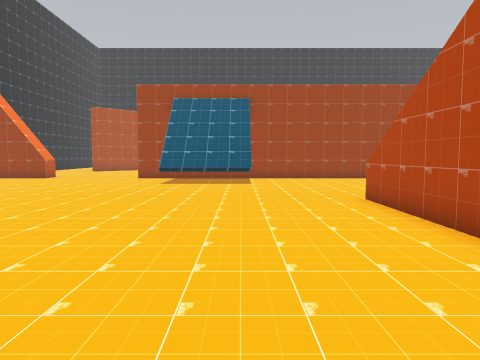
view 1 (above)

23 first-person views from a walk through a 3-D level made in the Unity game engine. The camera is 1.2 m above the floor, tilts 4° down and sees 70° across. The floor is counted in squares, 1 m on a side. Each view is taken from the middle of a square. On the plan, view 1 faces up. The plan holds only what a view shows up to about 14 squares ahead; the rest is blank. The place goes on beyond the plan.

view 2
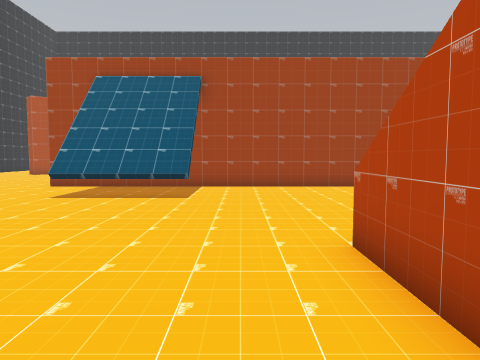

view 3
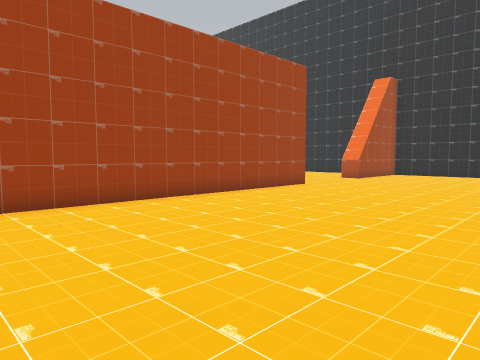

view 4
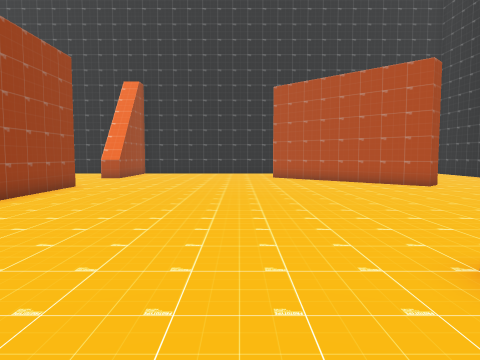

view 5
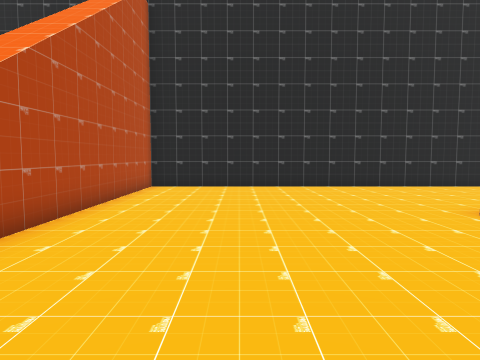

view 6
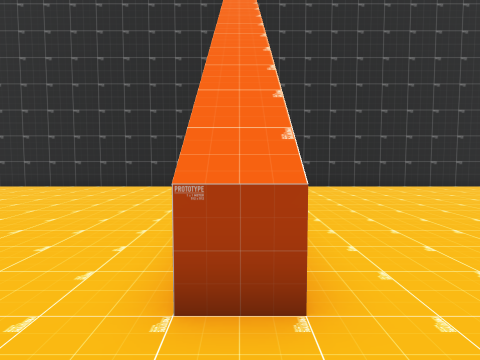

view 7
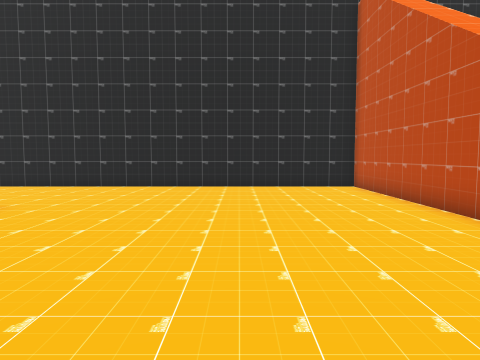

view 8
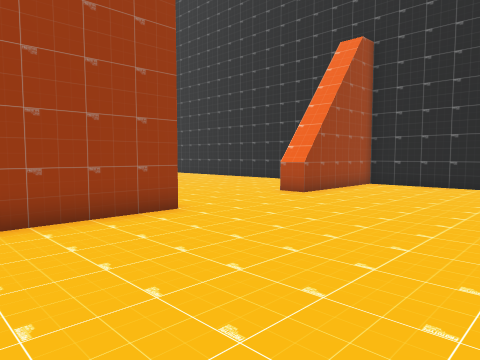

view 9
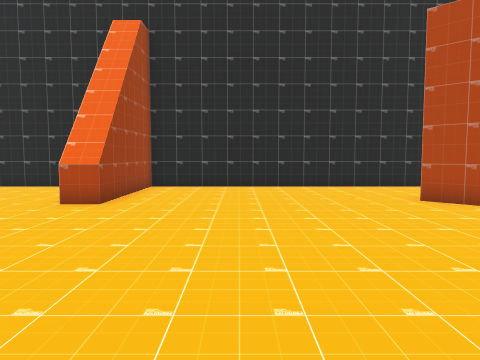

view 10
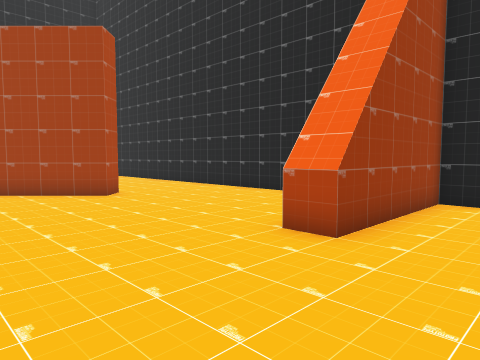

view 11
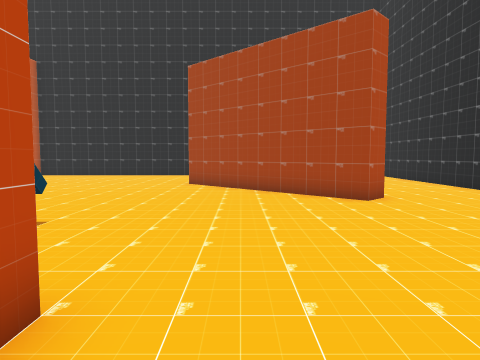

view 12
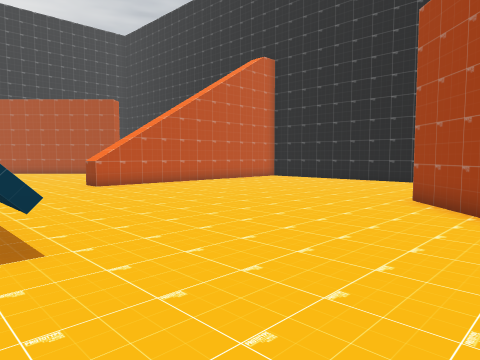

view 13
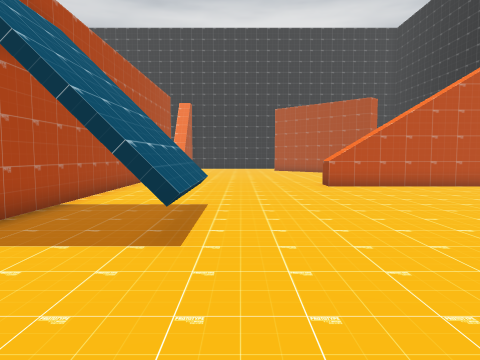

view 14
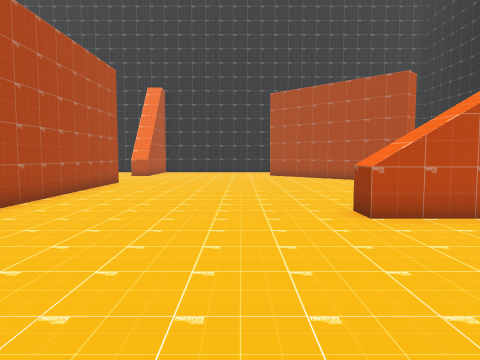

view 15
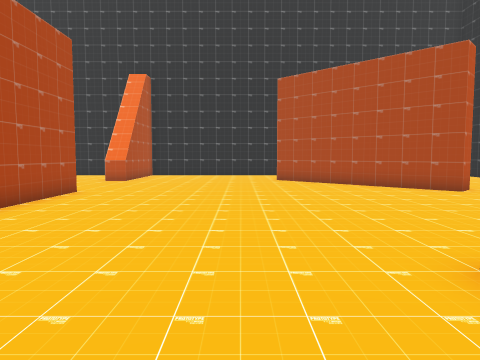

view 16
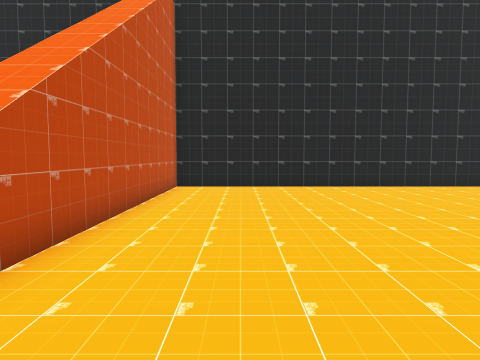

view 17
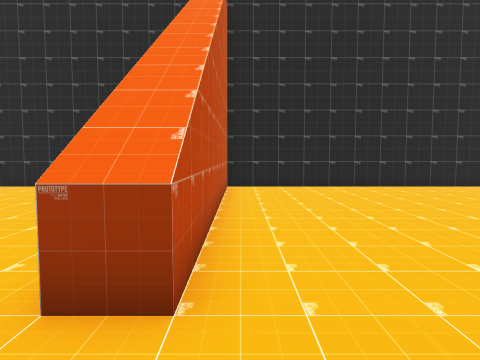

view 18
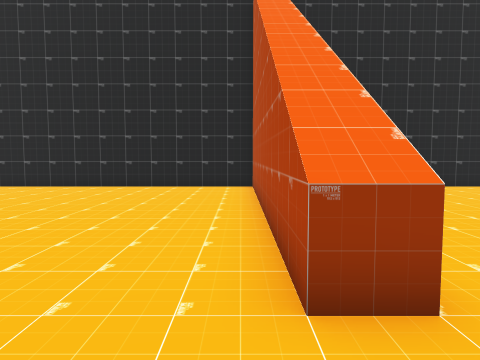

view 19
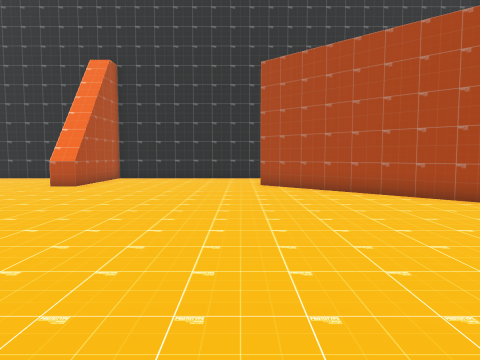

view 20
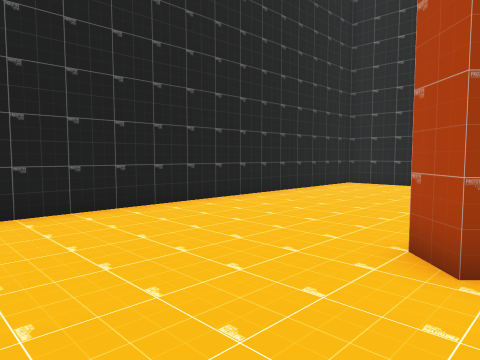

view 21
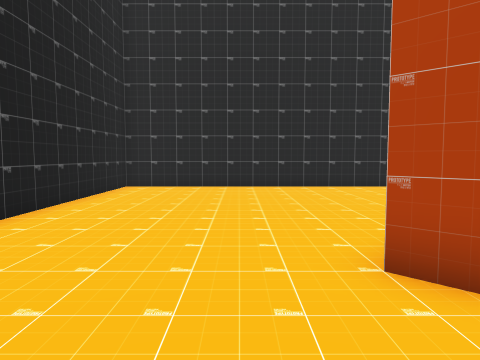

view 22
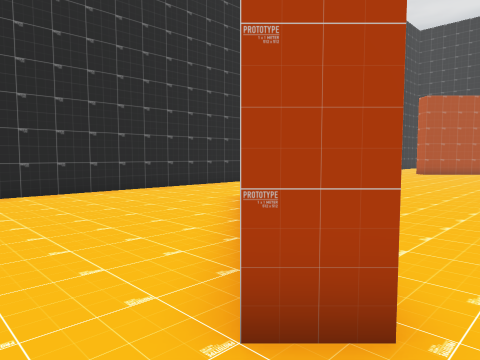

view 23
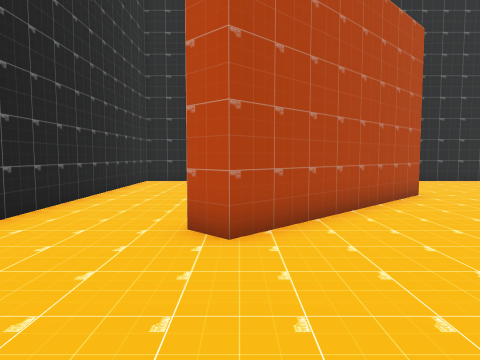

### Floor plan
Key: @ floor where view 1 was taken; # wall or solid block; . floor; ^ raised ledge.
Columns run from 11 left of view 1 to 25 right of it. Each row starts with its distance up from view 1.
 39     #################################
 38     ..........#.....................#
 37      .........#.....................#
 36      .........#.....................#
 35       ........#.....................#
 34        .......#.....................#
 33      #........#.....................#
 32     ##........#..........##.........#
 31    ##.........#...........##........#
 30   ##..........#............##.......#
 29  ##...........#.............##......#
 28 ##............^..............##.....#
 27 #.............................##....#
 26 ....................................#
 25 ....................................#
 24 ....................................#
 23 ....................^^^^............#
 22 ....................   #............#
 21 ...................................
 20 .................................
 19 #.....####################.....######
 18 ....................................#
 17 ..   ...............................#
 16      ...   #........................#
 15       ..^^^^........................#
 14   ..................................#
 13   ..................................#
 12    .................................#
 11    .................................#
 10     ...........................#....#
  9      ..........^..............##....#
  8      ..........#.............## ....#
  7       .........#............##  ....#
  6        ........#...........##   ....#
  5        ........#..........##     ...#
  4      ..........#..........#      ...#
  3      ..........#...........      ...#
  2     ...........#............     ...#
  1    ............#.............     ..#
  0    ........@...#.............
 -1   .............#..............
 -2   ############################

Where each view was taken, in squares from view 1:
view 1: 0 up, 0 right, facing up
view 2: 5 up, 2 right, facing up
view 3: 10 up, 2 right, facing up-right
view 4: 12 up, 1 right, facing right
view 5: 12 up, 0 right, facing down
view 6: 12 up, 4 right, facing down
view 7: 12 up, 9 right, facing down
view 8: 12 up, 10 right, facing up-right
view 9: 15 up, 11 right, facing right
view 10: 16 up, 15 right, facing up-right
view 11: 17 up, 16 right, facing up
view 12: 22 up, 17 right, facing up-left
view 13: 24 up, 17 right, facing left
view 14: 25 up, 10 right, facing left
view 15: 25 up, 6 right, facing left
view 16: 25 up, 6 right, facing up
view 17: 25 up, 4 right, facing up
view 18: 25 up, 2 right, facing up
view 19: 26 up, 3 right, facing left
view 20: 31 up, 10 right, facing up-right
view 21: 34 up, 11 right, facing right
view 22: 34 up, 13 right, facing down-right
view 23: 15 up, 20 right, facing down
